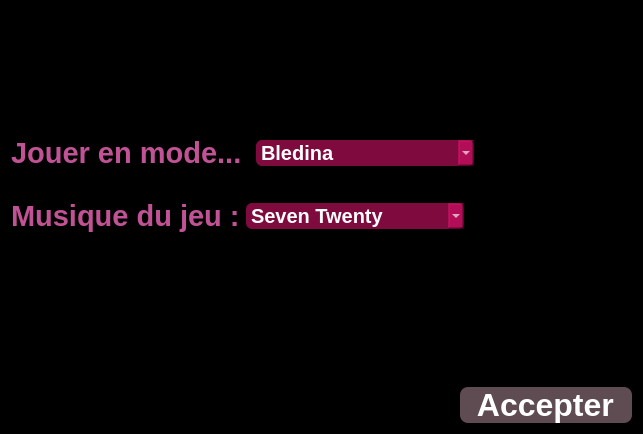
<?xml version="1.0" encoding="UTF-8"?>
<ui version="4.0">
 <class>configWindow</class>
 <widget class="QWidget" name="configWindow">
  <property name="geometry">
   <rect>
    <x>0</x>
    <y>0</y>
    <width>643</width>
    <height>434</height>
   </rect>
  </property>
  <property name="cursor">
   <cursorShape>PointingHandCursor</cursorShape>
  </property>
  <property name="windowTitle">
   <string>Réglages</string>
  </property>
  <property name="windowIcon">
   <iconset>
    <normaloff>Img_rc/configIcon.png</normaloff>Img_rc/configIcon.png</iconset>
  </property>
  <property name="styleSheet">
   <string notr="true">QWidget{
background-color: rgb(0, 0, 0);
}
#musicComboBox,#gameModeComboBox{
	border-image: none;
	color: rgb(255, 255, 255);
	background: rgba(212, 16, 104, 0.6);
	font: 15pt;
	font-family: 'Patrick Hand', cursive, &quot;Magneto&quot;;
	font-weight: bold;

    border-radius: 6px;
	width: 200px;
}
QComboBox::drop-down {
	border-image:none;
	color: rgb(255, 255, 255);
	font: 16pt;
	background: rgba(212, 16, 104, 0.6);
	border-radius: 6px;
}
QComboBox::down-arrow {
	border-image: url(:/Img_rc/Down-Arrow-Transparent-Image.png);
}
QComboBox QAbstractItemView {
	border-image: none;
	color: rgb(255, 255, 255);
	background: rgba(212, 16, 104, 0.6);
	font: 16pt;
    border-radius: 6px;
	selection-background-color:rgb(138, 138, 138);
}
#soundBtn{
	border-image: none;
}
 QCheckBox::indicator {
     width: 80px;
     height: 80px;
}
QCheckBox::indicator:checked{
	border-image: url(:/Img_rc/sound.png);
}
QCheckBox::indicator:unchecked{
	border-image: url(:/Img_rc/soundOFF.png);
}
#titleGameMode,#titleMusic{
	font: 75 22pt;
	font-family: 'Rock Salt', cursive, &quot;Magneto&quot;;
	font-weight: bold;
	border-image: none;
	background-color:none;
	border-image: none;	
	color: rgb(193, 82, 149);
}
#accepterBtn{
	border-image: none;
	font: 75 24pt;
	font-family: 'Indie Flower', cursive, &quot;Bauhaus 93&quot;;
	font-weight: bold;
	background: rgba(158, 127, 139, 0.6);
	color: rgb(255, 255, 255);
	border-image: none;
	border-radius: 8px;
}
#accepterBtn:hover {
   background: rgba(232, 12, 122, 0.6);
    color: rgba(59,3,31);
}
QLabel{
	color: rgb(255, 255, 255);
	border-image: none;
}
</string>
  </property>
  <property name="locale">
   <locale language="French" country="France"/>
  </property>
  <layout class="QVBoxLayout" name="verticalLayout_2">
   <item>
    <layout class="QVBoxLayout" name="verticalLayout1">
     <item>
      <spacer name="verticalSpacer_2">
       <property name="orientation">
        <enum>Qt::Vertical</enum>
       </property>
       <property name="sizeHint" stdset="0">
        <size>
         <width>20</width>
         <height>40</height>
        </size>
       </property>
      </spacer>
     </item>
     <item>
      <layout class="QHBoxLayout" name="horizontalLayout_2">
       <item>
        <widget class="QLabel" name="titleGameMode">
         <property name="text">
          <string>Jouer en mode... </string>
         </property>
        </widget>
       </item>
       <item>
        <layout class="QHBoxLayout" name="horizontalLayout_3">
         <item>
          <widget class="QComboBox" name="gameModeComboBox">
           <property name="cursor">
            <cursorShape>PointingHandCursor</cursorShape>
           </property>
           <item>
            <property name="text">
             <string>Bledina</string>
            </property>
           </item>
           <item>
            <property name="text">
             <string>Ça passe</string>
            </property>
           </item>
           <item>
            <property name="text">
             <string>Ouh la...</string>
            </property>
           </item>
           <item>
            <property name="text">
             <string>Ça devient serieux</string>
            </property>
           </item>
           <item>
            <property name="text">
             <string>7x7=49</string>
            </property>
           </item>
           <item>
            <property name="text">
             <string>Cauchemard</string>
            </property>
           </item>
          </widget>
         </item>
         <item>
          <widget class="QLabel" name="labelStr">
           <property name="styleSheet">
            <string notr="true"/>
           </property>
           <property name="text">
            <string/>
           </property>
          </widget>
         </item>
         <item>
          <spacer name="horizontalSpacer">
           <property name="orientation">
            <enum>Qt::Horizontal</enum>
           </property>
           <property name="sizeHint" stdset="0">
            <size>
             <width>40</width>
             <height>20</height>
            </size>
           </property>
          </spacer>
         </item>
        </layout>
       </item>
      </layout>
     </item>
     <item>
      <layout class="QHBoxLayout" name="horizontalLayout">
       <item>
        <widget class="QLabel" name="titleMusic">
         <property name="cursor">
          <cursorShape>PointingHandCursor</cursorShape>
         </property>
         <property name="text">
          <string>Musique du jeu :</string>
         </property>
        </widget>
       </item>
       <item>
        <layout class="QHBoxLayout" name="horizontalLayout_4">
         <item>
          <widget class="QComboBox" name="musicComboBox">
           <property name="cursor">
            <cursorShape>PointingHandCursor</cursorShape>
           </property>
           <item>
            <property name="text">
             <string>Seven Twenty</string>
            </property>
           </item>
           <item>
            <property name="text">
             <string>Church of 8 Wheels</string>
            </property>
           </item>
           <item>
            <property name="text">
             <string>Firefly</string>
            </property>
           </item>
           <item>
            <property name="text">
             <string>Hi Q</string>
            </property>
           </item>
           <item>
            <property name="text">
             <string>Renegade Jubilee</string>
            </property>
           </item>
          </widget>
         </item>
         <item>
          <widget class="QCheckBox" name="soundBtn">
           <property name="enabled">
            <bool>true</bool>
           </property>
           <property name="locale">
            <locale language="French" country="France"/>
           </property>
           <property name="text">
            <string/>
           </property>
           <property name="checked">
            <bool>true</bool>
           </property>
           <property name="tristate">
            <bool>false</bool>
           </property>
          </widget>
         </item>
         <item>
          <spacer name="horizontalSpacer_2">
           <property name="orientation">
            <enum>Qt::Horizontal</enum>
           </property>
           <property name="sizeHint" stdset="0">
            <size>
             <width>40</width>
             <height>20</height>
            </size>
           </property>
          </spacer>
         </item>
        </layout>
       </item>
      </layout>
     </item>
     <item>
      <spacer name="verticalSpacer">
       <property name="orientation">
        <enum>Qt::Vertical</enum>
       </property>
       <property name="sizeHint" stdset="0">
        <size>
         <width>20</width>
         <height>40</height>
        </size>
       </property>
      </spacer>
     </item>
     <item>
      <layout class="QHBoxLayout" name="horizontalLayout_5">
       <item>
        <spacer name="horizontalSpacer_3">
         <property name="orientation">
          <enum>Qt::Horizontal</enum>
         </property>
         <property name="sizeHint" stdset="0">
          <size>
           <width>40</width>
           <height>20</height>
          </size>
         </property>
        </spacer>
       </item>
       <item>
        <widget class="QPushButton" name="accepterBtn">
         <property name="enabled">
          <bool>true</bool>
         </property>
         <property name="text">
          <string>  Accepter  </string>
         </property>
        </widget>
       </item>
      </layout>
     </item>
    </layout>
   </item>
  </layout>
 </widget>
 <resources>
  <include location="Img_rc.qrc"/>
 </resources>
 <connections/>
</ui>
